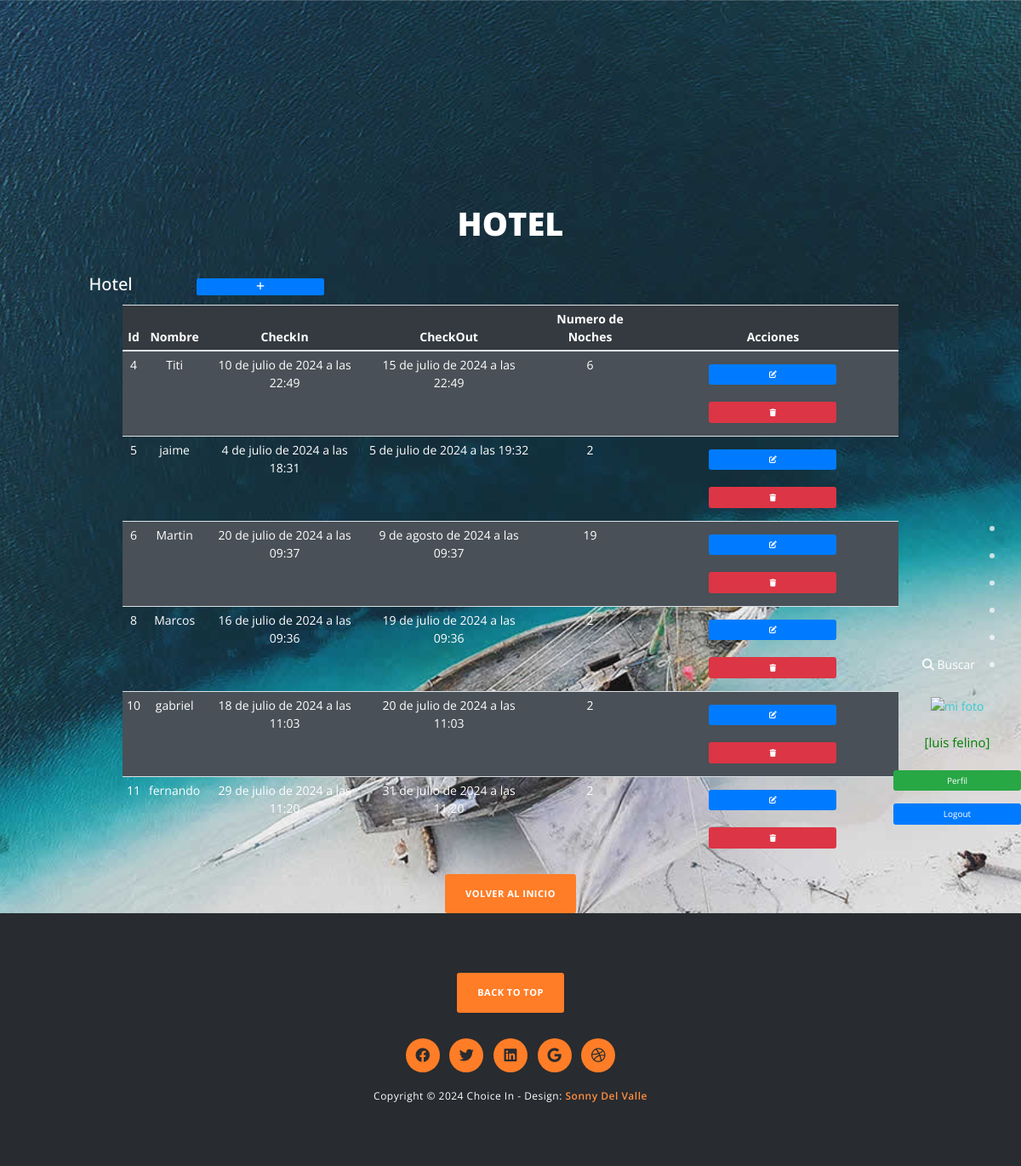
The page /hotel/ (signed in) on the database its author committed.
### registro/models.py (models this page shows, shortened)
class Hotel(models.Model):
  nombre = models.CharField(max_length=50)
  CheckIn=models.DateTimeField()
  CheckOut=models.DateTimeField()
  numeroNoches = models.IntegerField(default=1)

### registro/views.py (the view)
# urls.py: path('hotel/', hotel, name = "hotel"),
@login_required
def hotel(request):
  contexto = {"hotel": Hotel.objects.all()}
  return render(request, "registro/hotel.html", contexto)

### registro/templates/registro/hotel.html (shortened to what this page needs)
{% extends 'registro/menu.html' %}
{% block titulo %}
<h1 class="mb-5"style="font-size: 3.8rem;">Hotel</h1>
{% endblock titulo %}
{% block contenido %}
<table>
    <tr>
        <td width="200"style="color:white"><h2>Hotel</h2></td>
        <td>
            <a
            href="{% url 'hotelform' %}"
            class="btn btn-primary btn-sm"
            >
            </a>
        </td>
    </tr>
</table>
<table class="table table-striped">
    <thead>
        <tr>
            <th>Id</th>
            <th>Nombre</th>
            <th>CheckIn</th>
            <th>CheckOut</th>
            <th>Numero de Noches</th>
            <th>Acciones</th>
        </tr>
    </thead>
    <tbody>
    {% for ho in hotel %}
        <tr>
            <td>{{ ho.id }}</td>
            <td>{{ ho.nombre }}</td>
            <td>{{ ho.CheckIn }}</td>
            <td>{{ ho.CheckOut }}</td>
            <td>{{ ho.numeroNoches}}</td>
            <td>
                <a
                  href="{% url 'hotel_update' ho.id %}"
                  class="btn btn-primary"
                  style="--bs-btn-padding-y: .25rem; --bs-btn-padding-x: .5rem; --bs-btn-font-size: .75rem;"
                  >
                </a>
                <a
                  href="{% url 'hotel_delete' ho.id %}"
                  class="btn btn-danger"
                  style="--bs-btn-padding-y: .25rem; --bs-btn-padding-x: .5rem; --bs-btn-font-size: .75rem;"
                  >
                </a>
            </td>
        </tr>
    {% endfor %}
    </tbody>
</table>
{% endblock contenido %}

### registro/templates/registro/menu.html (shortened to what this page needs)
<!DOCTYPE html>
<html>
    <head>
        {% load static %}
        <link rel="stylesheet" href="{% static 'css/bootstrap.min.css' %}">
        <link rel="stylesheet" href="{% static 'css/fontAwesome.css' %}">
        <link rel="stylesheet" href="{% static 'css/hero-slider.css' %}">
        <link rel="stylesheet" href="{% static 'css/templatemo-main.css' %}">
        <link rel="stylesheet" href="{% static 'css/owl-carousel.css' %}">
        <link rel="stylesheet" href="https://cdnjs.cloudflare.com/ajax/libs/font-awesome/6.4.0/css/all.min.css">
    </head>
<body>
    <div class="fixed-side-navbar">
        {% if user.is_authenticated %}
        <ul class="nav flex-column">
            <li class="nav-item"><a class="nav-link" href="{% url 'home' %}"><span>Inicio</span></a></li>
            <li class="nav-item"><a class="nav-link" href="{% url 'pasajero' %}"><span>Pasajero</span></a></li>
            <li class="nav-item"><a class="nav-link" href="{% url 'hotel' %}"><span>Hotel</span></a></li>
            <li class="nav-item"><a class="nav-link" href="{% url 'habitacion' %}"><span>Habitacion</span></a></li>
            <li class="nav-item"><a class="nav-link" href="{% url 'pais_destino' %}"><span>Pais de Destino</span></a></li>
            <li class="nav-item">
                <a class="nav-link" href="{% url 'buscarPasajeros' %}">
                    <i class="fa fa-search" aria-hidden="true"></i> Buscar
                </a>
            </li>
        </ul>
        <div class="text-center">
            <a href="{% url 'agregarAvatar' %}">
                <img src="{{ request.session.avatar }}" height="40px" width="40px" alt="mi foto">
            </a>
        </div>
            <p style="color:green"> [{{user.first_name}} {{user.last_name}}]</p>
            <a class="btn btn-success mb-2" href="{% url 'editProfile' %}">Perfil</a>
            <form method="post" action="{% url 'logout' %}">
                <button type="submit" class="btn btn-primary">Logout</button>
            </form>
        {% else %}
            <div class="d-flex flex-column align-items-center">
                <a class="btn btn-primary mb-2 btn-lg" href="{% url 'login' %}">Login</a>
                <a class="btn btn-success btn-lg" href="{% url 'registro' %}">Registrate</a>
            </div>
        {% endif %}
    </div>
    <div class="parallax-content baner-content" id="home">
        <div class="container">
            <div class="first-content">
              {% block titulo %}{% endblock titulo %}
              {% block contenido %}{% endblock contenido %}
                <div class="primary-button">
                    <a href="{% url 'home' %}">Volver al inicio</a>
                </div>
            </div>
        </div>
    </div>
    <footer>
        <div class="container">
            <div class="row">
                <div class="col-md-12">
                    <div class="primary-button">
                        <a href="#home">Back To Top</a>
                    </div>
                    <ul>
                        <li><a href="#"><i class="fab fa-facebook"></i></a></li>
                        <li><a href="#"><i class="fab fa-twitter"></i></a></li>
                        <li><a href="#"><i class="fab fa-linkedin"></i></a></li>
                        <li><a href="#"><i class="fab fa-google"></i></a></li>
                        <li><a href="#"><i class="fab fa-dribbble"></i></a></li>
                    </ul>
                    <p>Copyright &copy; 2024 Choice In
            		- Design: <a rel="nofollow noopener" href="{% url 'acerca' %}"><em>Sonny Del Valle</em></a></p>
                </div>
            </div>
        </div>
    </footer>
</body>
</html>

### registro/static/css/hero-slider.css (style rules this page uses)
*, *::after, *::before { -webkit-box-sizing: border-box; -moz-box-sizing: border-box; box-sizing: border-box; }
html { font-size: 62.5%; }
body { font-family: "Open Sans", sans-serif; color: #2c343b; background-color: #f2f2f2; }
a { color: #d44457; text-decoration: none; }
img { max-width: 100%; }

### registro/static/css/templatemo-main.css (style rules this page uses)
p { font-size: 15px; line-height: 25px; }
body { position: relative; font-size: 14px; }
a { color: #3CC; }
.fixed-side-navbar { position: fixed; top: 50%; right: 0; z-index: 99999; margin-top: -100px; text-align: right; padding: 30px 0; -webkit-transition: all .3s; transition: all .3s; }
.nav>li { position: relative; display: block; }
.fixed-side-navbar .nav > li a { color: #fff; min-height: 32px; background: transparent; padding: 5px 45px 5px 25px; border-right: none; }
.fixed-side-navbar .nav > li a:after { content: ''; position: absolute; top: 50%; right: 20px; margin-top: -5px; width: 10px; height: 10px; border-radius: 10px; background: rgba(250, 250, 250, 0.75); -webkit-transition: all .3s; transition: all .3s; -webkit-transform: scale(0.6); transform: scale(0.6); }
.primary-button a { display: inline-block; background-color: #ff7d27; padding: 15px 24px; border-radius: 3px; text-transform: uppercase; font-size: 11px; color: #fff; font-weight: 700; text-decoration: none; letter-spacing: 0.5px; }
.parallax-content { width: 100%; min-height: 100vh; background-size: cover; }
.baner-content { padding-top: 30vh; text-align: center; background-image: url(../img/1st-section.jpg); }
.baner-content h1 { margin-top: 0px; font-size: 128px; color: #fff; font-weight: 900; text-transform: uppercase; margin-bottom: 0px; }
.baner-content .primary-button { margin-top: 15px; }
footer { text-align: center; background-color: #282b2f; padding: 70px 0px; }
footer .primary-button { margin-bottom: 30px; }
footer ul { padding: 0px; margin: 0px; list-style: none; }
footer ul li { display: inline-block; margin: 0px 4px; }
footer ul li a { width: 40px; height: 40px; line-height: 40px; text-align: center; display: inline-block; background-color: #ff7d27; color: #282b2f; border-radius: 50%; text-decoration: none; transition: all 0.5s; font-size: 17px; }
footer p { font-size: 12px; color: #fff; margin-top: 15px; color: #fff; letter-spacing: 0.5px; margin-bottom: 0px; }
footer em { color: #ff8e43; font-weight: 600; font-style: normal; }
@media (min-width: 1200px) { .container { max-width: 1170px; } }
body:after { content: url(../img/close.png) url(../img/loading.gif) url(../img/prev.png) url(../img/next.png); display: none; }

### registro/templates/registro/menu.html (style rules this page uses)
.fixed-side-navbar { display: flex; flex-direction: column; align-items: center; padding-top: 20px; }
.nav-link { text-align: center; width: 100%; }
.text-center { margin: 20px 0; }
.btn { width: 150px; margin: 10px 0; }

### registro/templates/registro/hotel.html (style rules this page uses)
.table { color: white; margin: 0 auto; width: 80%; }
.table th, .table td { padding: 0.5rem; }
.table th { background-color: #343a40; }
.table-striped tbody tr:nth-of-type(odd) { background-color: #495057; }

### rows shown on the page
Hotel: id "4", nombre "Titi", CheckIn "10 de julio de 2024 a las 22:49", CheckOut "15 de julio de 2024 a las 22:49", numeroNoches "6"
Hotel: id "5", nombre "jaime", CheckIn "4 de julio de 2024 a las 18:31", CheckOut "5 de julio de 2024 a las 19:32", numeroNoches "2"
Hotel: id "6", nombre "Martin", CheckIn "20 de julio de 2024 a las 09:37", CheckOut "9 de agosto de 2024 a las 09:37", numeroNoches "19"
Hotel: id "8", nombre "Marcos", CheckIn "16 de julio de 2024 a las 09:36", CheckOut "19 de julio de 2024 a las 09:36", numeroNoches "2"
Hotel: id "10", nombre "gabriel", CheckIn "18 de julio de 2024 a las 11:03", CheckOut "20 de julio de 2024 a las 11:03", numeroNoches "2"
Hotel: id "11", nombre "fernando", CheckIn "29 de julio de 2024 a las 11:20", CheckOut "31 de julio de 2024 a las 11:20", numeroNoches "2"

### other values the page prints
{{ user.first_name }} "luis"
{{ user.last_name }} "felino"
